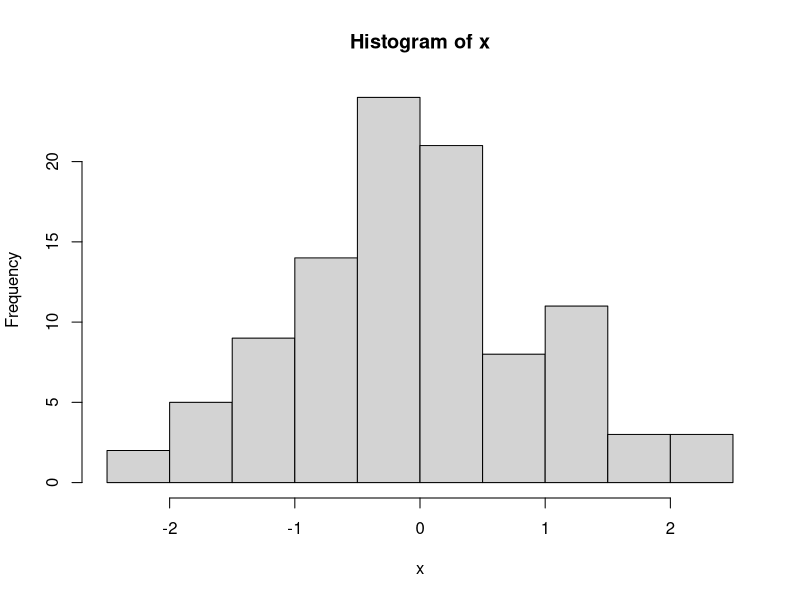
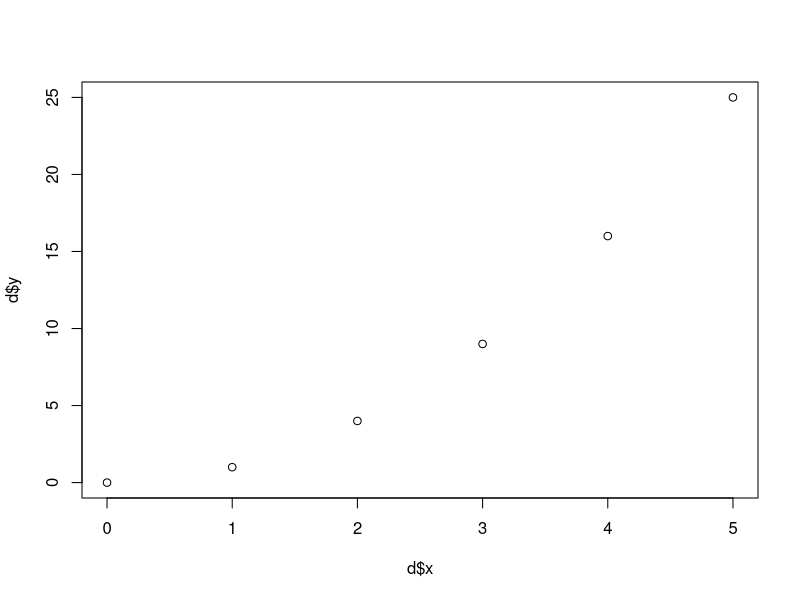
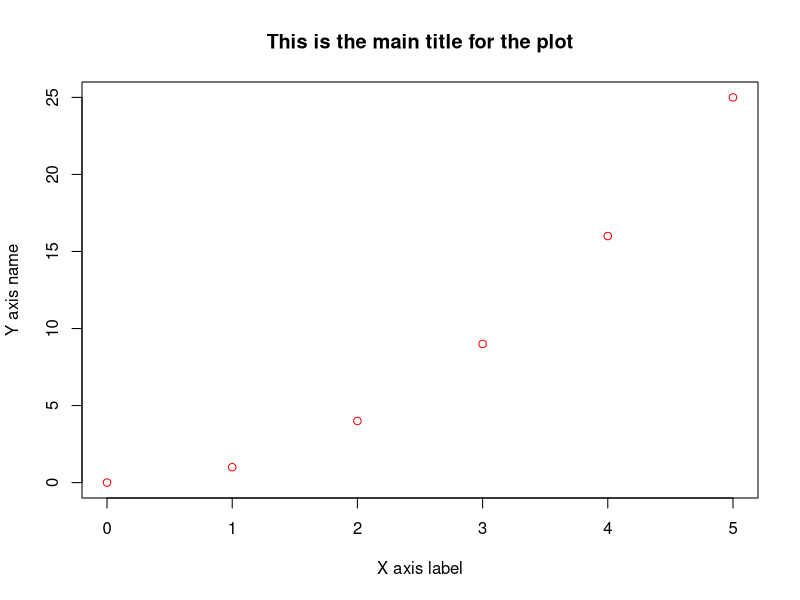
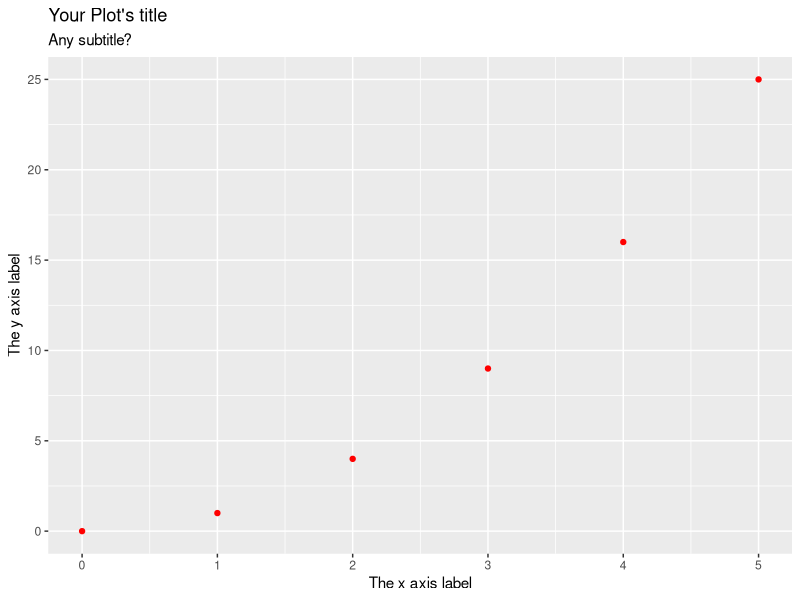

Recreate these plots in R, in order.
# DEMO script
# General Ecology course - PCB4043C
# Author: Javiera Rudolph
# Last edit: Septemeber 18, 2019


# Using R as a calculator:
## Simple calculations
4+3
5-2
5*10
98/3

## Some built in functions
mean(c(1,2,3,4,5,6))
round(pi, digits = 5)

## Generate random numbers with built in functions
rnorm(100)


## naming objects
# scalar object
a <- 2
# vector object
b <- c(5,6,3,4)
# matrix
c <- matrix(c(9,3,4,5,7,4), nrow = 3, ncol = 2)
# dataframe
d <- data.frame(x = c(0,1,2,3,4,5), y = c(0, 1, 4, 9, 16, 25))
# List
mylist <- list(a,b,c,d)

# Now you can explore how these object look in the Environment pane or by typing them in the console. 
a
b
c
#Access different columns/rows in the data frame
d
d$x
d$y
d[,1]
d[1,]

# Explore the structure of our list
mylist
mylist[[2]]


# vector with the random numbers generated
x <- rnorm(100)
#histogram of these random numbers
hist(x)

##plots
plot(d$x, d$y)

### modifying plots
plot(d$x, d$y, ylab = "Y axis name", xlab = "X axis label",
     main = "This is the main title for the plot",
     col = "red")

# Installing a package
install.packages('tidyverse')

# Using installed packages
library(tidyverse)

# A different kind of plot
ggplot(d, aes(x = x, y = y)) +
  geom_point(color = "red") +
  xlab("The x axis label") +
  ylab("The y axis label") +
  ggtitle("Your Plot's title", subtitle = "Any subtitle?")











